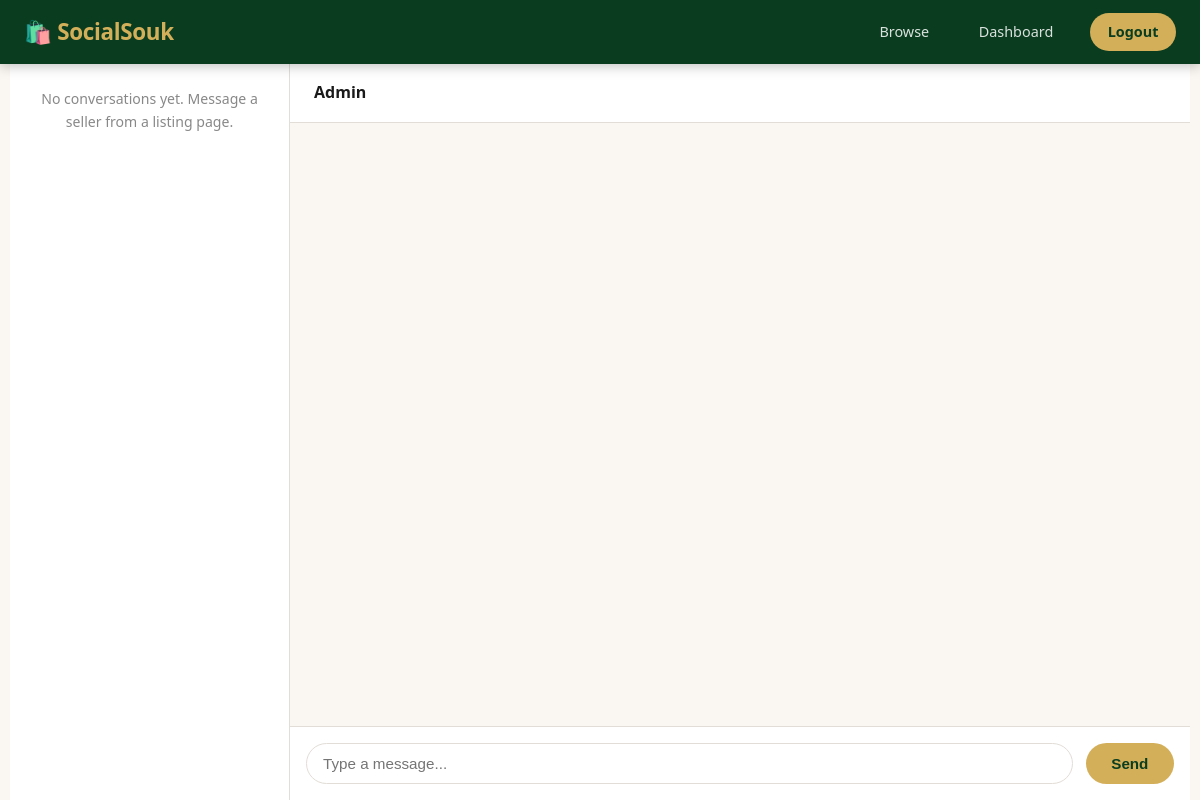
Page /chat.php?with=1 (signed in) on the earlier database version.
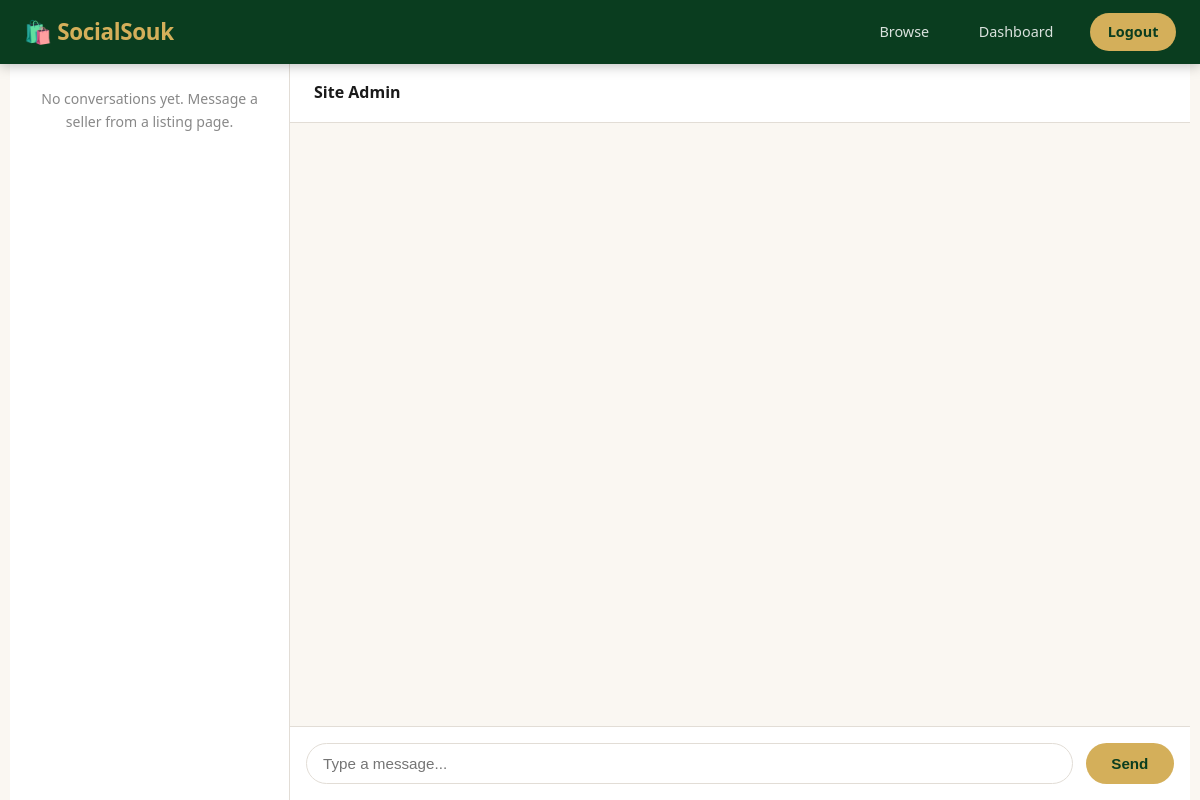
Same page on the later database version.
### tables this page shows
CREATE TABLE IF NOT EXISTS users (
    id          INT UNSIGNED AUTO_INCREMENT PRIMARY KEY,
    name        VARCHAR(100) NOT NULL,
    email       VARCHAR(150) NOT NULL UNIQUE,
    password    VARCHAR(255) NOT NULL,
    phone       VARCHAR(30),
    city        VARCHAR(100),
    country     VARCHAR(100) DEFAULT 'Pakistan',
    bio         TEXT,
    avatar      VARCHAR(300),
    is_verified TINYINT(1) DEFAULT 0,
    is_admin    TINYINT(1) DEFAULT 0,
    created_at  TIMESTAMP DEFAULT CURRENT_TIMESTAMP,
    INDEX idx_email (email)
);

### db.php (called while the page is built, shortened)
<?php
function e(string $s): string {
    return htmlspecialchars($s, ENT_QUOTES, 'UTF-8');
}

### chat.php (the view, shortened to what this page needs)
<?php
require_once __DIR__ . '/db.php';
$user = auth();
$withId = (int) ($_GET['with'] ?? 0);
$convos = $pdo->prepare(
    "SELECT u.id, u.name,
            (SELECT body FROM messages m2 WHERE (m2.sender_id=u.id AND m2.receiver_id=?) OR (m2.sender_id=? AND m2.receiver_id=u.id) ORDER BY m2.created_at DESC LIMIT 1) AS last_msg,
            (SELECT created_at FROM messages m3 WHERE (m3.sender_id=u.id AND m3.receiver_id=?) OR (m3.sender_id=? AND m3.receiver_id=u.id) ORDER BY m3.created_at DESC LIMIT 1) AS last_at
     FROM users u
     WHERE u.id IN (
        SELECT sender_id FROM messages WHERE receiver_id = ?
        UNION
        SELECT receiver_id FROM messages WHERE sender_id = ?
     )
     ORDER BY last_at DESC"
);
$convos->execute([$user['id'], $user['id'], $user['id'], $user['id'], $user['id'], $user['id']]);
$conversations = $convos->fetchAll();
$activeUser = null;
if ($withId > 0) {
    $stmt = $pdo->prepare('SELECT id, name FROM users WHERE id = ?');
    $stmt->execute([$withId]);
    $activeUser = $stmt->fetch();
}
?>
<!DOCTYPE html>
<html lang="en">
<head>
<link rel="stylesheet" href="style.css">
</head>
<body>
<nav class="navbar">
    <div class="nav-brand">🛍️ <?= e(SITE_NAME) ?></div>
    <div class="nav-links">
        <a href="index.php">Browse</a>
        <a href="dashboard.php">Dashboard</a>
        <a href="logout.php" class="nav-btn">Logout</a>
    </div>
</nav>
<div class="chat-wrap">
    <div class="chat-list">
        <?php if (!$conversations): ?>
            <div style="padding:1.5rem;text-align:center;color:var(--text-light);font-size:.88rem">No conversations yet. Message a seller from a listing page.</div>
        <?php endif; ?>
    </div>
    <div class="chat-main">
        <?php if (!$activeUser): ?>
            <div style="flex:1;display:flex;align-items:center;justify-content:center;color:var(--text-light)">
                <div style="text-align:center"><div style="font-size:3rem">💬</div>Select a conversation to start chatting</div>
            </div>
        <?php else: ?>
            <div style="padding:1rem 1.5rem;background:var(--white);border-bottom:1px solid var(--border);font-weight:700">
                <?= e($activeUser['name']) ?>
            </div>
            <div class="chat-messages">
            </div>
            <form method="post" class="chat-input-bar">
                <input type="text" name="body" class="chat-input" placeholder="Type a message..." required autocomplete="off">
                <button type="submit" class="btn btn-primary">Send</button>
            </form>
        <?php endif; ?>
    </div>
</div>
</body>
</html>

Differences in the rows shown:
changed users: name "Admin" → "Site Admin"
